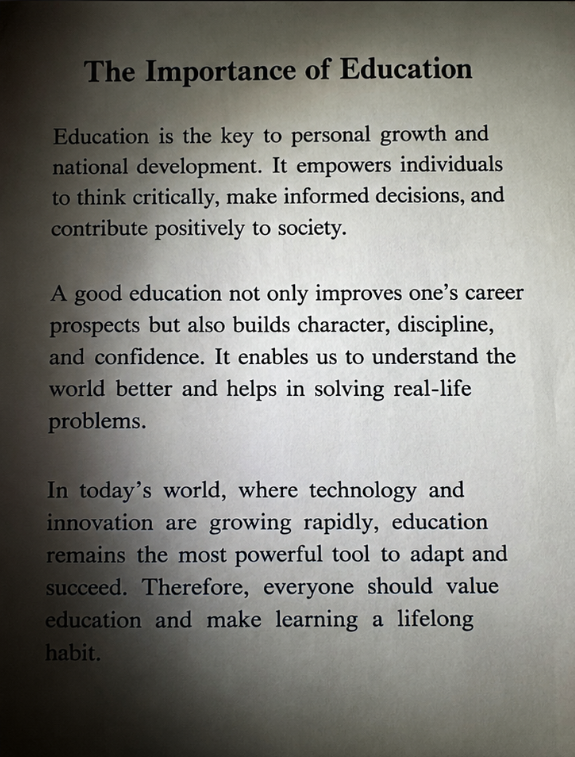
#> input picture Assessment Tools/CO2 AT2/images/document.jpg, 575 x 757 px
$ python q8_threshold.py
#> lines starting #> are read from the running program, lines starting #| are printed output that depends on the picture
import cv2
import os

# Create outputs folder
os.makedirs("outputs", exist_ok=True)

# Read document image in grayscale
image = cv2.imread(
    "images/document.jpg",
    cv2.IMREAD_GRAYSCALE
)
#> image: shape (757, 575); min 0, max 255, mean 133.9

if image is None:
    print("Error: document.jpg not found!")
    exit()

# Apply slight Gaussian blur
blurred = cv2.GaussianBlur(image, (3, 3), 0)

# Apply Adaptive Gaussian Thresholding
binary = cv2.adaptiveThreshold(
    blurred,
    255,
    cv2.ADAPTIVE_THRESH_GAUSSIAN_C,
    cv2.THRESH_BINARY,
    11,
    2
)
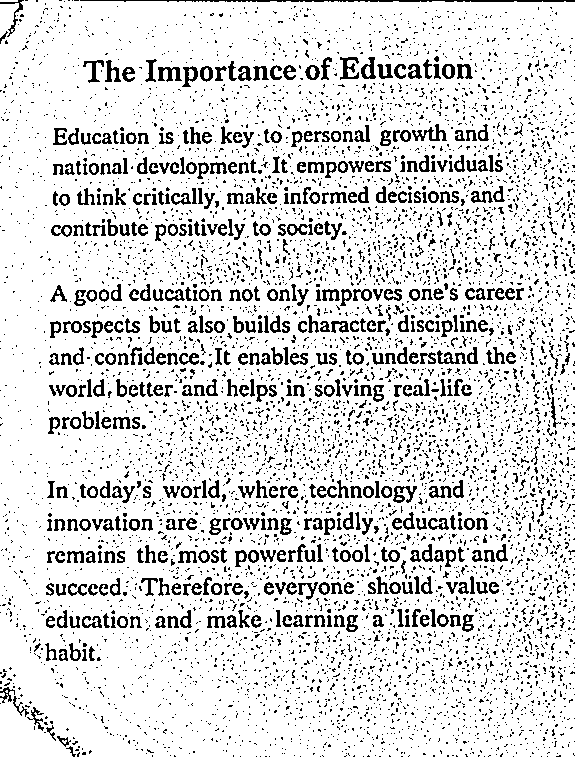
#> binary: shape (757, 575); 85.6% white; black in thin lines or dots

# Save outputs
cv2.imwrite("outputs/q8_grayscale.jpg", image)
cv2.imwrite("outputs/q8_threshold.jpg", binary)

# Display results
cv2.imshow("Original Document", image)
cv2.imshow("Adaptive Threshold Output", binary)

cv2.waitKey(0)
cv2.destroyAllWindows()

$ run again, with Assessment Tools/CO2 AT2/images/mri.jpg copied over Assessment Tools/CO2 AT2/images/document.jpg
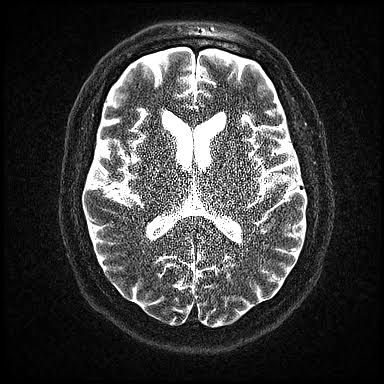
#> input picture Assessment Tools/CO2 AT2/images/mri.jpg, 384 x 384 px
#> image is the input picture: shape (384, 384); min 0, max 255, mean 58.5
#> `blurred = cv2.GaussianBlur(image, (3, 3), 0)`:
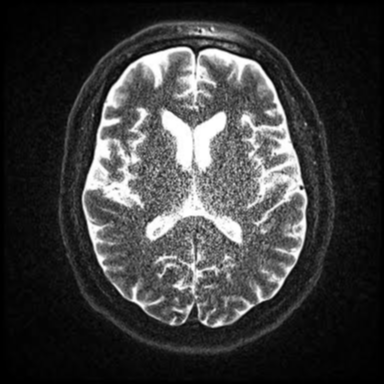
#> blurred: shape (384, 384); min 0, max 255, mean 58.6
#> `binary = cv2.adaptiveThreshold( blurred, 255, cv2.ADAPTIVE_THRESH_GAUS..`:
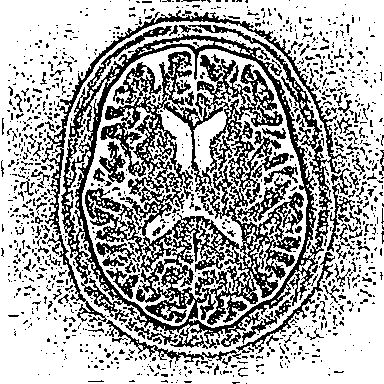
#> binary: shape (384, 384); 67.4% white; black in thin lines or dots
